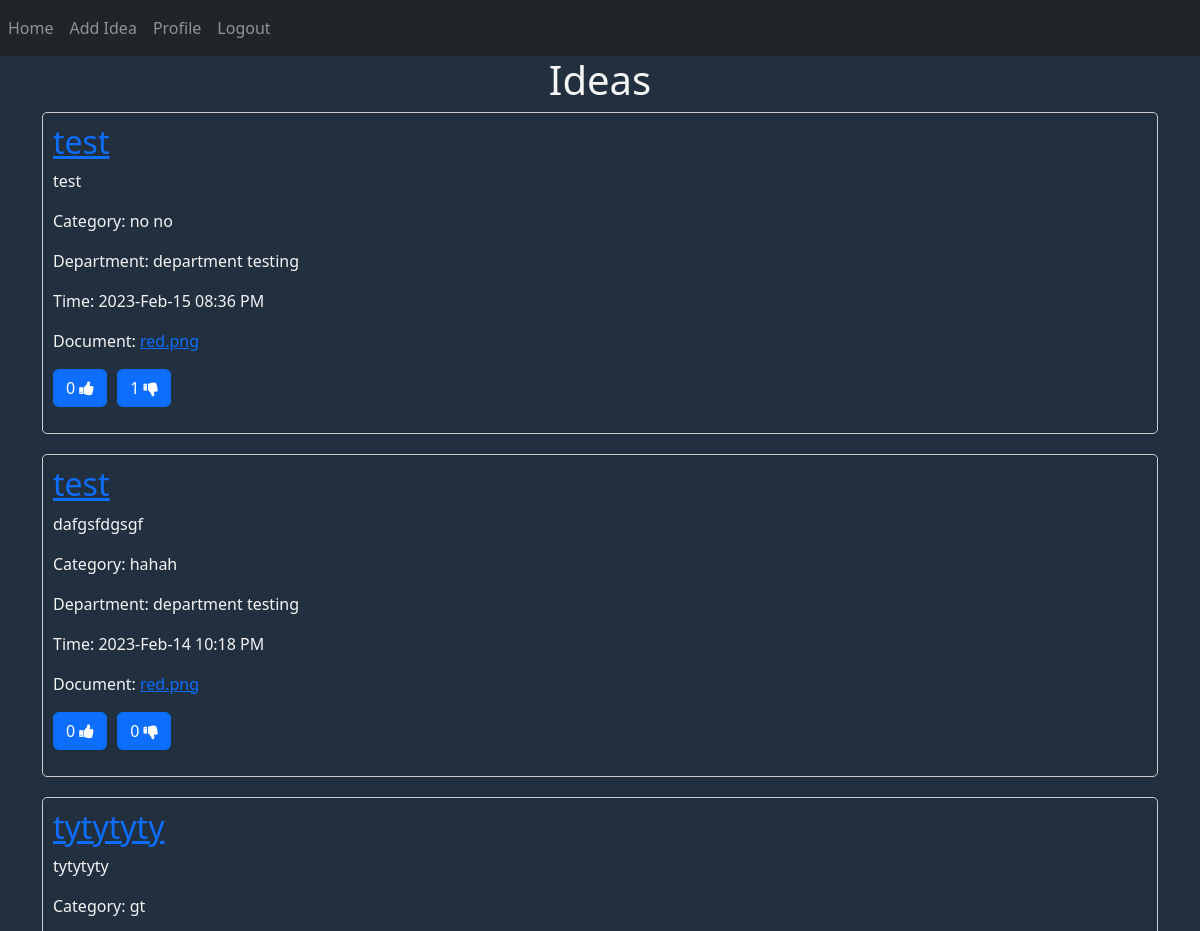
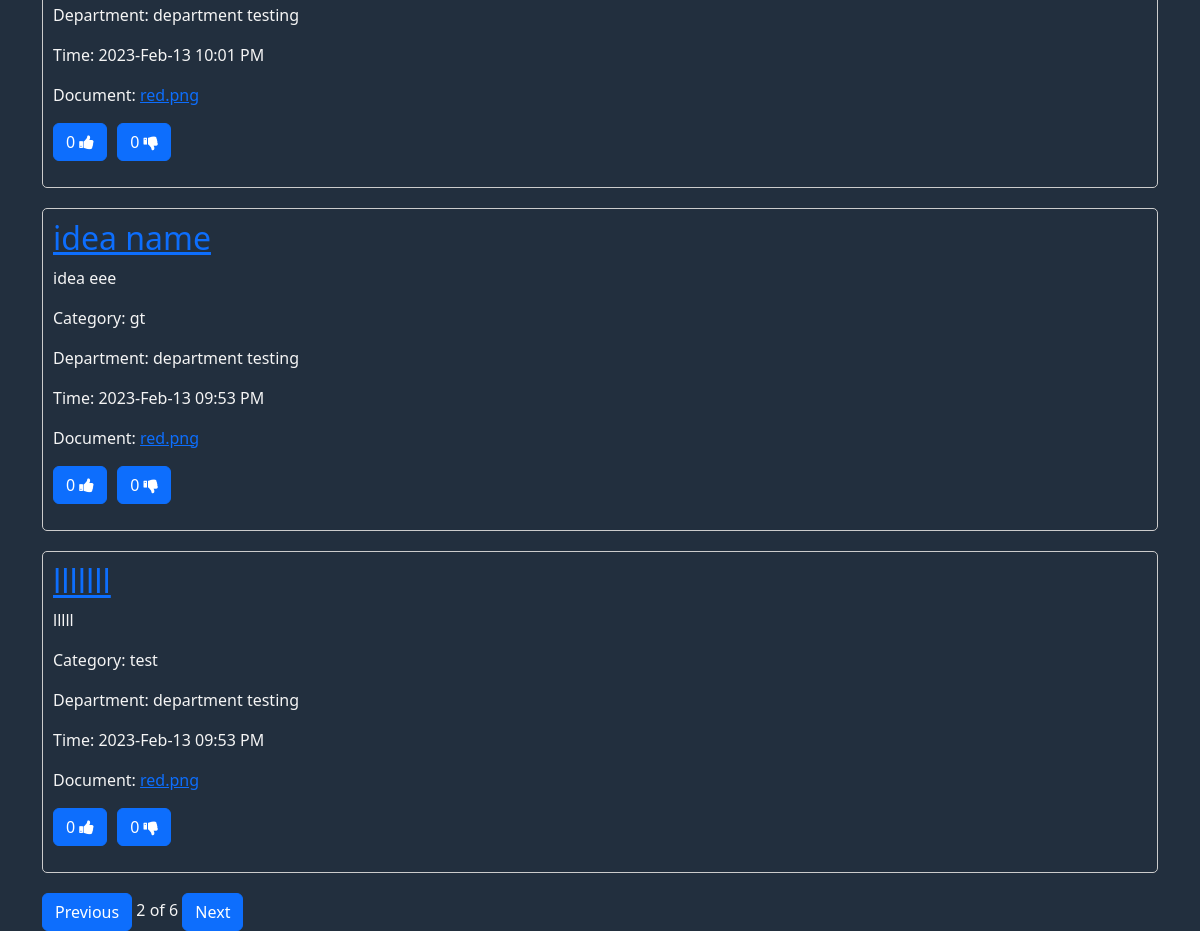
The app's page /?page=2 (signed in), older data (2 pictures, top to bottom).
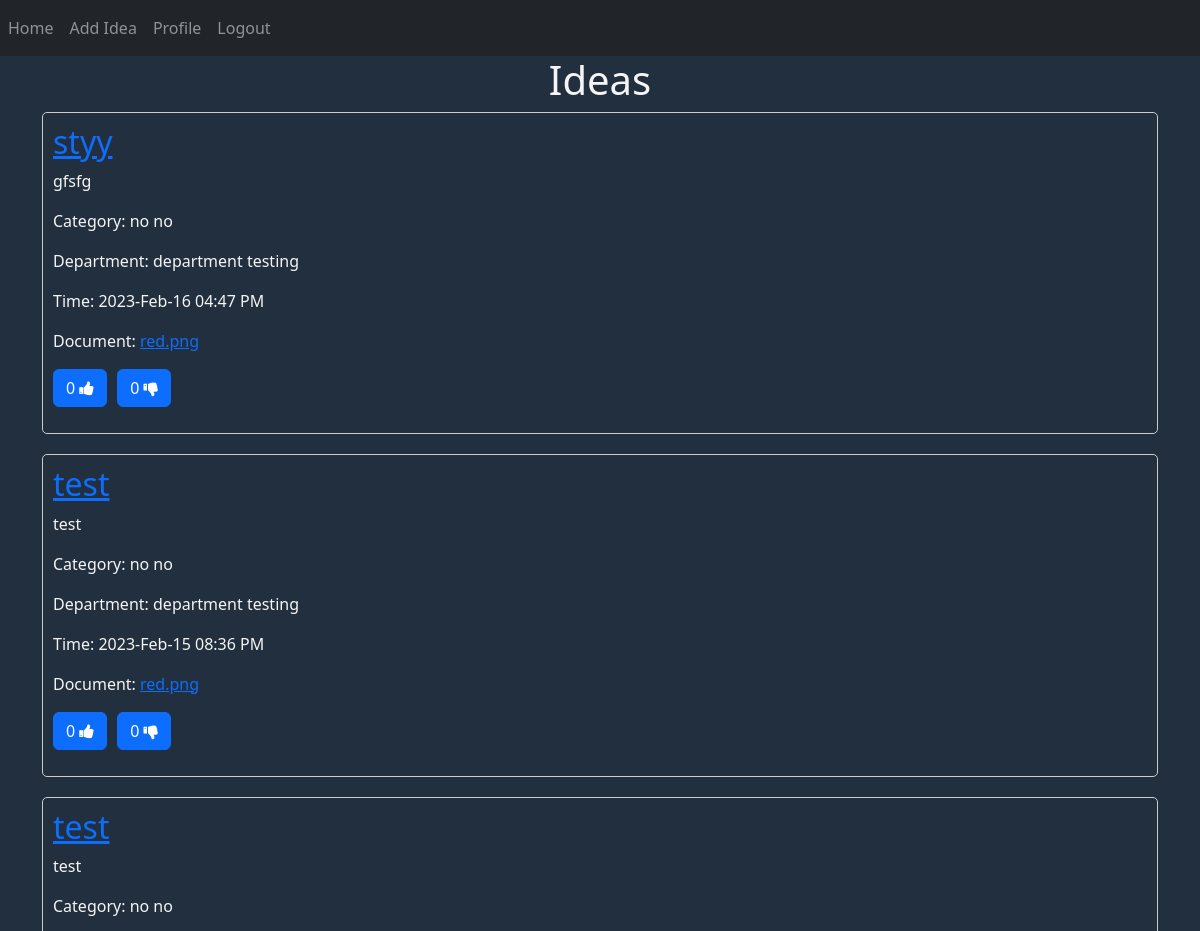
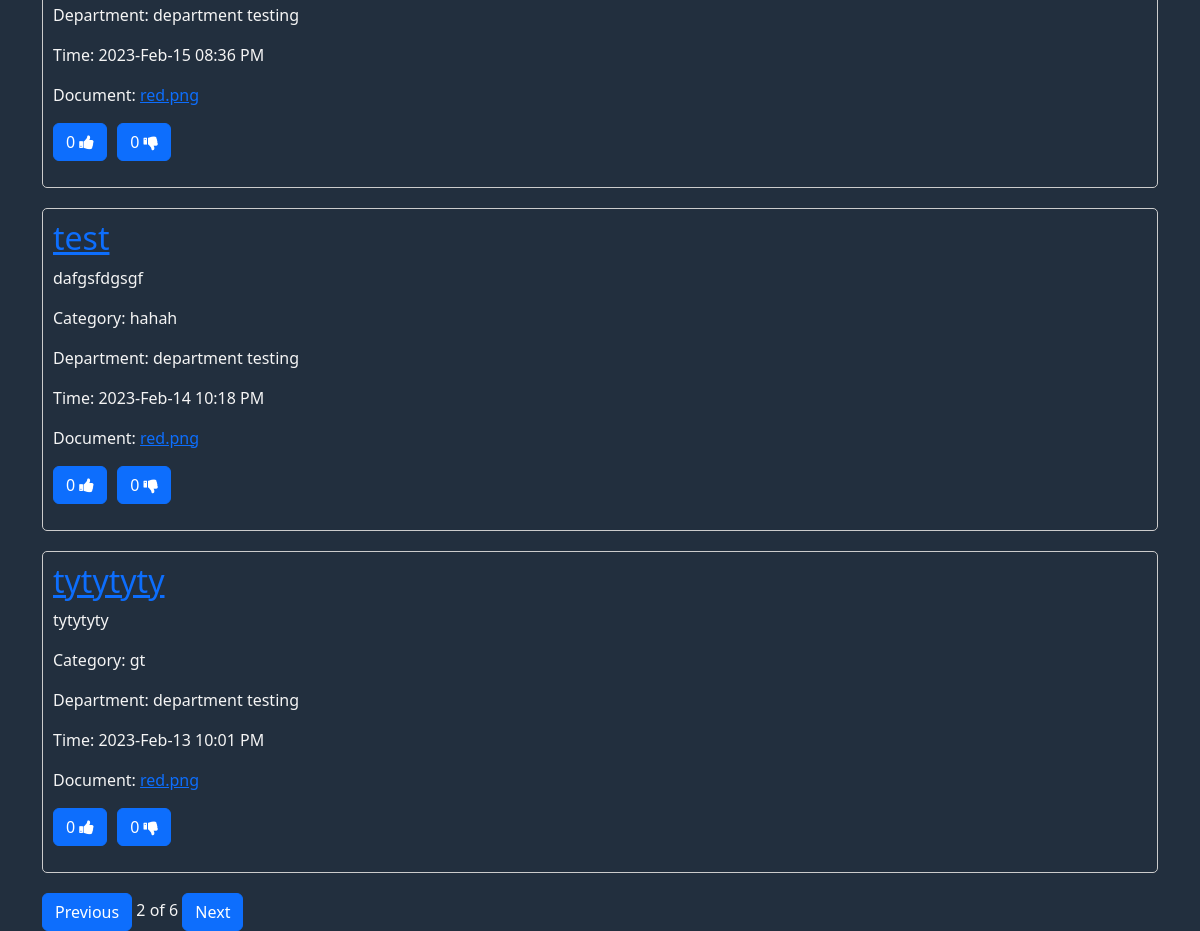
The same page, newer data (2 pictures, top to bottom).
### website/models.py (models this page shows, shortened)
class Ideas(db.Model, UserMixin):
    id = db.Column(db.Integer, primary_key=True)
    staff_id = db.Column(db.Integer, db.ForeignKey('staff.id'))
    staff = db.relationship('Staff', backref='ideas')
    title = db.Column(db.String(150))
    category = db.Column(db.Integer, db.ForeignKey('category.id'))
    time = db.Column(db.DateTime(timezone=True), default=func.now())
    description = db.Column(db.String(1000))
    document = db.Column(db.String(150), nullable=False)
    anon = db.Column(Boolean, default=False)
    like = db.Column(db.Integer)
    dislike = db.Column(db.Integer)
    view_count = db.Column(db.Integer)
    comment_count = db.Column(db.Integer)
    comment = db.relationship('Comments')
    like_dislike_count = db.relationship('Like')

class Category(db.Model, UserMixin):
    id = db.Column(db.Integer, primary_key=True)
    name = db.Column(db.String(150))

class Staff(db.Model, UserMixin):
    id = db.Column(db.Integer, primary_key=True)
    name = db.Column(db.String(150))
    department = db.Column(db.Integer, db.ForeignKey('department.id'))
    nrc = db.Column(db.String(150))
    role = db.Column(db.String(150))
    email = db.Column(db.String(150), unique=True)
    phone_no = db.Column(db.String(150), unique=True)
    address = db.Column(db.String(255))
    username = db.Column(db.String(150))
    password = db.Column(db.String(150))
    notification = db.relationship('Notifications')
    idea = db.relationship('Ideas')
    comment = db.relationship('Comments')
    like_dislike_count = db.relationship('Like')

class Department(db.Model, UserMixin):
    id = db.Column(db.Integer, primary_key=True)
    name = db.Column(db.String(150))
    staff = db.relationship('Staff')

### website/views.py (the view, shortened to what this page needs)
@views.route('/', methods=['GET', 'POST'])
@login_required
def home():
    page = request.args.get('page', 1, type=int)
    ideas = Ideas.query.order_by(Ideas.time.desc()).paginate(page=page, per_page=5)
    categories = Category.query.all()
    departments = Department.query.all()
    category_list = {}
    department_list = {}
    likes = Like.query.filter_by(status=1).all()
    dislikes = Like.query.filter_by(status=-1).all()
    like_list = {}
    dislike_list = {}
    for lik in likes:
        like_list[lik.idea_id] = lik.staff_id
    for dislik in dislikes:
        dislike_list[dislik.idea_id] = dislik.staff_id
    for cat in categories:
        category_list[cat.id] = cat.name
    for dep in departments:
        department_list[dep.id] = dep.name
    return render_template('staff_home.html', ideas=ideas, user=current_user,
                           categories=category_list, departments=department_list, like_list=like_list, dislike_list=dislike_list)

### website/__init__.py (called while the page is built)
def create_app():
    app = Flask(__name__)
    app.config['SECRET_KEY'] = 'hjshjhdjah kjshkjdhjs'
    app.config['SQLALCHEMY_DATABASE_URI'] = f'sqlite:///{DB_NAME}'
    app.config['UPLOAD_FOLDER'] = "static/uploads/"
    db.init_app(app)
    from .views import views
    from .auth import auth
    app.register_blueprint(views, url_prefix='/')
    app.register_blueprint(auth, url_prefix='/')
    from .models import Staff, Department, Comments, Category, Notifications, Admin, Ideas, Like, Settings
    with app.app_context():
        db.create_all()
    login_manager = LoginManager()
    login_manager.login_view = 'auth.login'
    login_manager.init_app(app)
    @login_manager.user_loader
    def load_user(id):
        return Staff.query.get(int(id))
    return app

### website/templates/staff_home.html (shortened to what this page needs)
{% extends "base.html" %}
{% block content %}
<h1 align="center">Ideas</h1>
<link rel="stylesheet" href="/static/ideas.css"/>
    <form method="POST">
      {% for idea in ideas.items %}
<div class="idea-box" id="idea-{{ idea.id }}" >
  <a href="{{ url_for('auth.idea_detail', idea_id=idea.id) }}"><h2>{{ idea.title }}</h2></a>
  <p>{{ idea.description }}</p>
  <p>Category: {{ categories[idea.category] }}</p>
  <p>Department: {{ departments[idea.staff.department] }}</p>
  <p>Time: {{ idea.time.strftime('%Y-%b-%d %I:%M %p') }}</p>
  <p>Document: <a href="/static/uploads/{{idea.document}}">{{ idea.document }}</a></p>
  <p>
    <div class="button-wrapper">
        <form method="POST">
            {% if like_list.get(idea.id) == current_user.id %}
            <button type="submit" class="btn btn-outline-primary like-button">
            {{ idea.like }} <i class="fa fa-thumbs-up" aria-hidden="true"></i>
            </button>
            {% else %}
            <button type="submit" class="btn btn-primary like-button">
            {{ idea.like }} <i class="fa fa-thumbs-up" aria-hidden="true"></i>
            </button>
            {% endif %}
        </form>
        <form method="POST">
            {% if dislike_list.get(idea.id) == current_user.id %}
            <button type="submit" class="btn btn-outline-primary dislike-button">
            {{ idea.dislike }} <i class="fa fa-thumbs-down" aria-hidden="true"></i>
            </button>
            {% else %}
            <button type="submit" class="btn btn-primary dislike-button">
            {{ idea.dislike }} <i class="fa fa-thumbs-down" aria-hidden="true"></i>
            </button>
            {% endif %}
        </form>
    </div>
  </p>
</div>
{% endfor %}
    </form>
    {% if ideas.has_prev %}
    <a href="{{ url_for('views.home', page=ideas.prev_num) }}" class="btn btn-primary">Previous</a>
    {% endif %}
    <span class="pagination-info">{{ ideas.page }} of {{ ideas.pages }}</span>
    {% if ideas.has_next %}
    <a href="{{ url_for('views.home', page=ideas.next_num) }}" class="btn btn-primary">Next</a>
    {% endif %}
{% endblock %}

Row changes from the older to the newer data that the page shows:
no longer on this page (row unchanged): Ideas: title "idea name", description "idea eee", category.name "gt", {{ departments[idea.staff.department] }} "department testing", time "2023-Feb-13 09:53 PM", document "red.png", like "0", dislike "0"
no longer on this page (row unchanged): Ideas: title "lllllll", description "lllll", category.name "test", {{ departments[idea.staff.department] }} "department testing", time "2023-Feb-13 09:53 PM", document "red.png", like "0", dislike "0"
now on this page (row edited): Ideas: title "styy", description "gfsfg", category.name "no no", {{ departments[idea.staff.department] }} "department testing", time "2023-Feb-16 04:47 PM", document "red.png", like "0", dislike "0"
now on this page (row edited): Ideas: title "test", description "test", category.name "no no", {{ departments[idea.staff.department] }} "department testing", time "2023-Feb-15 08:36 PM", document "red.png", like "0", dislike "0"
changed Ideas (number 3 of 5 on the later page): dislike "1" → "0"
